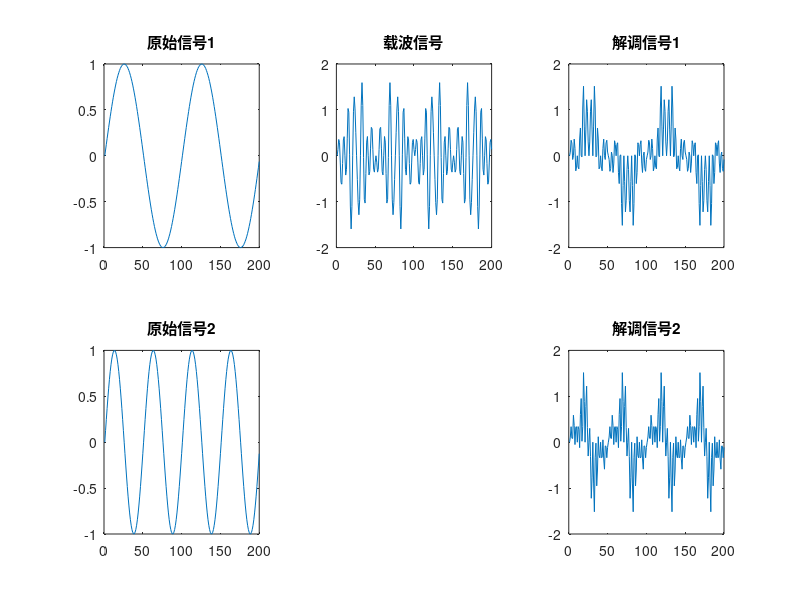

Reproduce this figure in MATLAB.
% 学习正交正弦波，不同频率正弦波正交，使用同步检波检出

% 正弦波参数
fs1 = 10;                   % 信号频率为20Hz
fs2 = 20;
fc1 = 100;                  % 载波1频率为100Hz
fc2 = 150;                  % 载波2频率为150Hz
Fs = 1000;                  % 采样率1000Hz
t1 = 0; t2 = 0.2;           % 仿真时间0-0.2s

t = t1:1/Fs:t2-1/Fs;

% 正弦波信号
s1 = sin( 2*pi*fs1*t );
s2 = sin( 2*pi*fs2*t );

% 载波
c1 = sin( 2*pi*fc1*t );
c2 = sin( 2*pi*fc2*t );

% 调制、混叠
s = s1.*c1 + s2.*c2;

% 解调载波1信号
y1 = s.*c1;
% 解调摘波2信号
y2 = s.*c2;

% 输出结果
figure(1);
subplot(2,3,1),plot(s1),title('原始信号1');
subplot(2,3,4),plot(s2),title('原始信号2');
subplot(2,3,2),plot(s),title('载波信号');
subplot(2,3,3),plot(y1),title('解调信号1');
subplot(2,3,6),plot(y2),title('解调信号2');